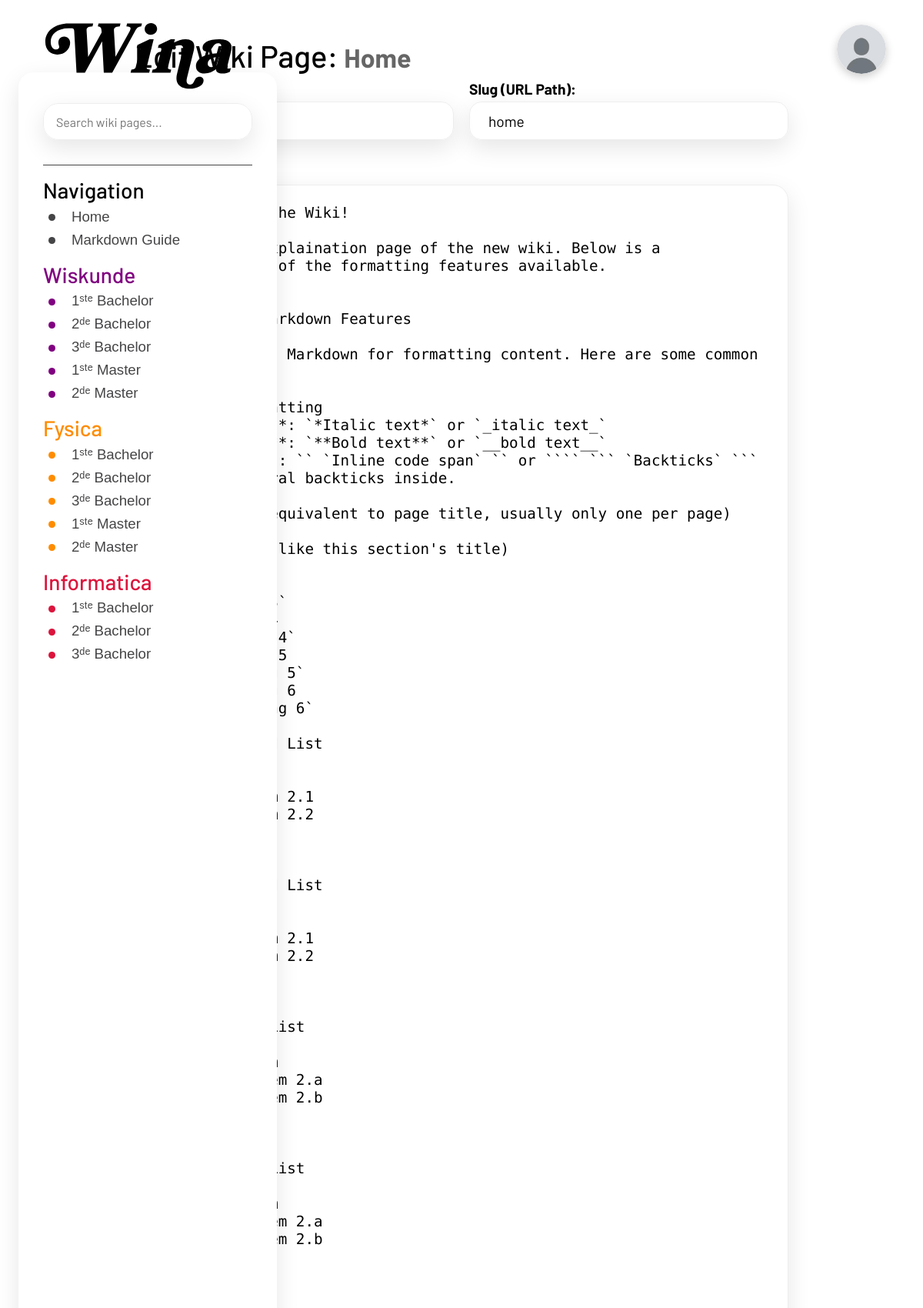
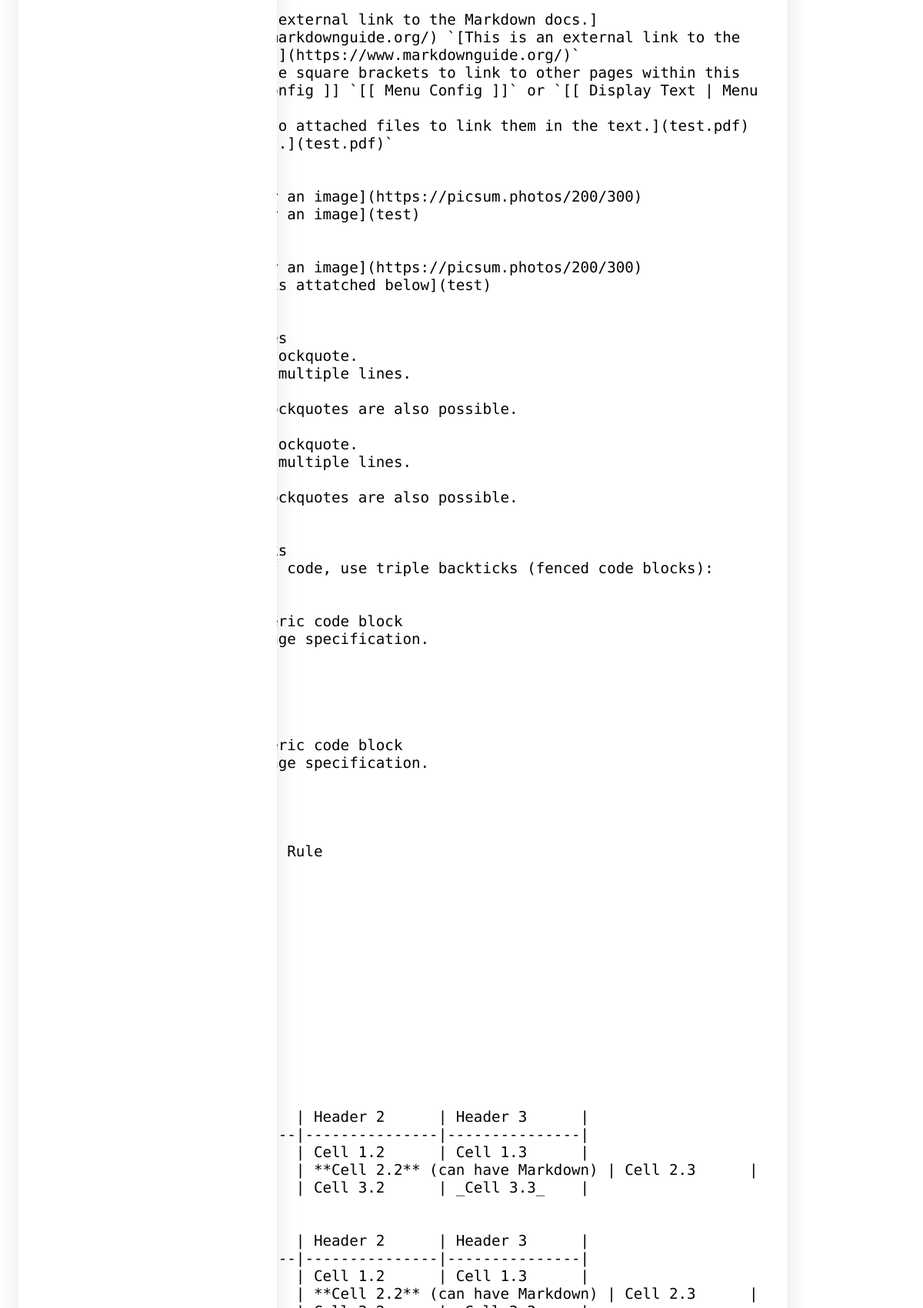
Screenshot of /home/edit/ (signed in, upper part) with the database file from the repository (2 pictures, top to bottom).
### wiki2/models.py (models this page shows, shortened)
class WikiPage(models.Model):
    title = models.CharField(max_length=200, unique=True)
    slug = models.SlugField(max_length=200, unique=True, blank=True, help_text="Leave blank to auto-generate from title.")
    content = models.TextField(blank=True, help_text="Write your content in Markdown.")
    created_at = models.DateTimeField(auto_now_add=True)
    updated_at = models.DateTimeField(auto_now=True)
    last_modified_by = models.ForeignKey(
        settings.AUTH_USER_MODEL,
        on_delete=models.SET_NULL,
        null=True,
        blank=True,
        related_name='wiki_pages_modified',
        help_text="User who last modified the page."
    )
    def get_absolute_url(self):
        return reverse('wiki:wiki_page', kwargs={'slug': self.slug})

### wiki2/views.py (the view)
# urls.py: path('<slug:slug>/edit/', views.page_edit, name='page_edit'),
@login_required
def page_edit(request, slug):
    page = get_object_or_404(WikiPage, slug=slug)
    page_files = page.files.all().order_by('-uploaded_at')
    upload_form = WikiFileForm()
    exam_subpages = page.exam_subpages.all().order_by('created_at')
    if request.method == 'POST':
        form = WikiPageForm(request.POST, instance=page)
        if form.is_valid():
            edited_page = form.save(commit=False)
            edited_page.last_modified_by = request.user
            edited_page.save()
            messages.success(request, f"Page '{edited_page.title}' updated successfully.")
            return redirect(edited_page.get_absolute_url())
    else:
        form = WikiPageForm(instance=page)
    return render(request, 'wiki/pages/wiki_form.html', {
        'form': form,
        'page': page,
        'action': 'Edit',
        'page_files': page_files,
        'upload_form': upload_form,
        'exam_subpages': exam_subpages,
    })

### wiki2/forms.py (shortened to what this page needs)
class WikiPageForm(forms.ModelForm):
    class Meta:
        model = WikiPage
        fields = ['title', 'slug', 'content']
        widgets = {
            'title': forms.TextInput(attrs={
                'id': 'wiki-form-title-input',
                'placeholder': 'Name the Page here',
                'class': 'form-control some-other-class input',
                'autocomplete': 'off',
            }),
            'slug': forms.TextInput(attrs={
                'id': 'wiki-form-slug-input',
                'placeholder': 'Leave blank to auto-generate from title',
                'class': 'form-control input',
                'autocomplete': 'off',
            }),
            'content': forms.Textarea(attrs={
                'id': 'wiki-form-content-textarea',
                'rows': 10,
                'cols': 80,
                'class': 'form-control markdown-editor-area input',
                'autocomplete': 'off',
            }),
        }
        help_texts = {
            'slug': 'Leave blank to auto-generate from title. WARNING: Changing the slug will change the page URL and can break existing links.',
        }

class WikiFileForm(forms.ModelForm):
    class Meta:
        model = WikiFile
        fields = ['file', 'filename_slug']
        widgets = {
            'file': forms.ClearableFileInput(attrs={'class': 'form-control-file input'}),
            'filename_slug': forms.TextInput(attrs={
                'class': 'form-control input',
                'placeholder': 'Auto-generated from filename',
            }),
        }
        labels = {
            'file': 'Select file',
            'filename_slug': 'Proposed Slug'
        }
        help_texts = {
            'filename_slug': 'This name (without extension) will be used for display. It will be auto-generated. This is also the name used to refrence this file in the wiki.'
        }

### wiki2/models.py (called while the page is built)
    @property
    def filename_display(self):
        _name_on_disk, ext = os.path.splitext(os.path.basename(self.file.name))
        if self.filename_slug:
            return f"{self.filename_slug}{ext}"
        return os.path.basename(self.file.name)

### templates/wiki/pages/wiki_form.html (shortened to what this page needs)
{% extends "../modules/_base.html" %}
{% load static %}
{% block content %}
    <h1>{{ action }} Wiki Page{% if page %}: <strong class="page-meta">{{ page.title }}</strong>{% endif %}</h1>
    <form method="post" id="wikiPageForm" action="">
        <div class="form-row-responsive">
            <div class="form-group form-group-responsive">
                <label for="{{ form.title.id_for_label }}">Title:</label>
                {{ form.title }}
            </div>
            <div class="form-group form-group-responsive">
                <label for="{{ form.slug.id_for_label }}">Slug (URL Path):</label>
                {{ form.slug }}
            </div>
        </div>
        <div class="form-group">
            <label for="{{ form.content.id_for_label }}">Content (Markdown):</label>
            {{ form.content }}
        </div>
    </form>
        </div>
{% endblock %}

### static/wiki/css/style.css (style rules this page uses)
:root { --background-color: #ffffff; --card-color: #ffffff; --primary-text-color: #000; --secondary-text-color: #454547; --tertiary-text-color: #fafafc; --secondary-background-color: #eeeeee; --primary-background-color: var(--background-color); }
h1, h2, h3, h4, h5, h6, .h1, .h2, .h3, .h4, .h5, .h6 { margin-top: 0; margin-bottom: 0; font-weight: 500; line-height: 1.2; font-family: inherit; }
h1, .h1 { font-size: calc(1.375rem + 1.5vw); margin-bottom: .5rem; }
@media (min-width: 1200px) { h1, .h1 { font-size: 2.5rem; } }
.input { width: 100%; height: 2rem; padding: 10px; margin-bottom: 15px; border: 1px solid var(--secondary-background-color); box-shadow: 0px 10px 30px 0px rgba(0, 0, 0, 0.1); border-radius: 20px; font-family: inherit; font-size: inherit; line-height: inherit; overflow-y: hidden; background-color: inherit; }

### static/wiki/css/wiki.css (style rules this page uses)
:root { --wiki-button-primary-bg: #007bff; --wiki-button-primary-text: white; --wiki-button-success-bg: #5cb85c; --wiki-button-success-text: white; --wiki-button-warning-bg: #f0ad4e; --wiki-button-warning-text: white; --wiki-button-danger-bg: #d9534f; --wiki-button-danger-text: white; --wiki-button-danger-bg-hover: #c82333; --wiki-button-secondary-bg: #6c757d; --wiki-button-secondary-text: white; --wiki-button-disabled-bg: #adb5bd; --wiki-button-disabled-text: #6c757d; --wiki-text-primary: #333; --wiki-text-muted: #646a70; --wiki-text-meta: #666; --wiki-bg-code: #e8ebee; --wiki-bg-table-header: #f2f2f2; --wiki-border-primary: #dee2e6; --wiki-border-blockquote: #dadee1; --wiki-border-hr: #333; --wiki-border-meta-bottom: #eee; --warning-color: #856404; }
textarea, #wiki-content form .form-group input[type="text"], #wiki-content form .form-group-responsive input[type="text"], #wiki-content form .form-group select, .wiki-input-styled { width: 100%; box-sizing: border-box; padding: 1.5rem; border-radius: 16px; font-size: 1em; color: var(--primary-text-color); margin-bottom: 15px; transition: box-shadow 0.2s ease-in-out, border-color 0.2s ease-in-out; }
textarea#wiki-form-content-textarea, textarea.exam-content-textarea { min-height: 300px; resize: vertical; overflow-y: hidden; -ms-overflow-style: none; scrollbar-width: none; font-family: "Source Code Pro", monospace; font-optical-sizing: auto; font-weight: 400; font-style: normal; background-color: var(--card-color); padding: 1.5rem; }
.form-group { margin-bottom: 15px; }
.form-group label { display: block; margin-bottom: 5px; font-weight: bold; }
.page-meta { font-size: 0.85em; color: var(--wiki-text-meta); margin-bottom: 15px; padding-bottom: 10px; }
.form-row-responsive { display: flex; flex-wrap: wrap; gap: 20px; margin-bottom: 15px; }
.form-group-responsive { flex: 1; min-width: 250px; margin-bottom: 0; }

### rows the page displays
WikiPage: title "Home", slug "home", content "# Welcome to the Wiki! This is the explaination page of the new wiki. Below is a demonstration of the formatting features available. --- ## Standard Markdown Features This wiki uses Markdown for formatting content. Here are some common examples: ### Text Formatting - *Italic text*: `*Italic text*` or `_italic text_` - **Bold text**: `**Bold text**` or `__bold text__` - `Codeblocks`: `` `Inline code span` `` or ```` ``` `Backticks` ``` ```` for literal backticks inside. # Heading 1 (equivalent to page title, usually only one per page) `# Heading 1` ## Heading 2 (like this section's title) `## Heading 2` ### Heading 3 `### Heading 3` #### Heading 4 `#### Heading 4` ##### Heading 5 `#####…"

### other values shown
{{ section.title }} "Navigation" "Wiskunde" "Fysica" "Informatica"
{{ item.text }} "Home" "Markdown Guide" "1ˢᵗᵉ Bachelor" "2ᵈᵉ Bachelor" "3ᵈᵉ Bachelor" "1ˢᵗᵉ Master" "2ᵈᵉ Master" "1ˢᵗᵉ Bachelor" "2ᵈᵉ Bachelor" "3ᵈᵉ Bachelor" "1ˢᵗᵉ Master" "2ᵈᵉ Master" "1ˢᵗᵉ Bachelor" "2ᵈᵉ Bachelor" "3ᵈᵉ Bachelor"
